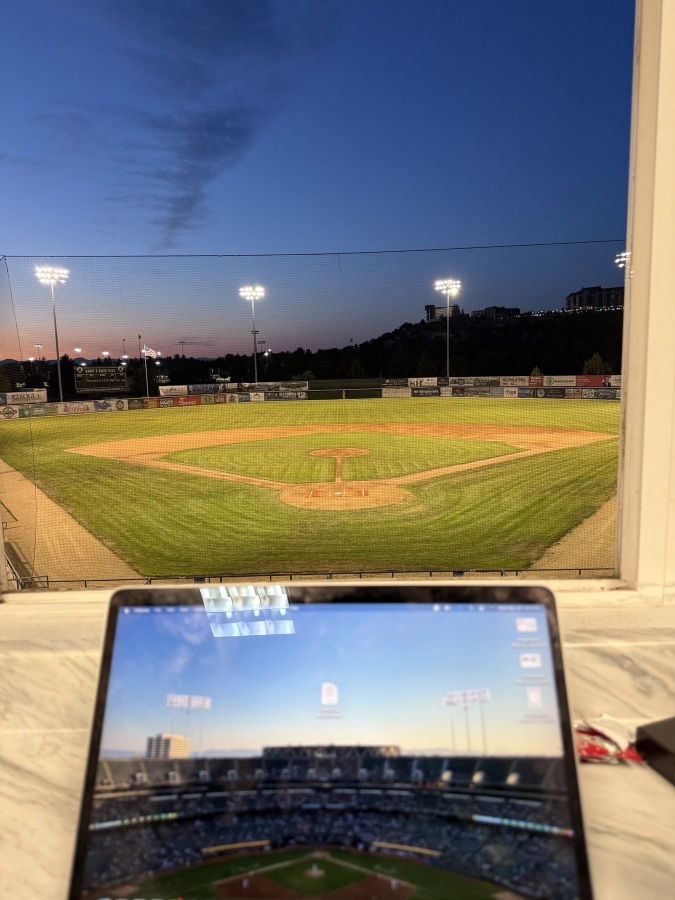
#> input picture assets/img/src/field_dusk.jpg, 1350 x 1800 px (shown at 1/2 size)
$ python build_pages.py
#> lines starting #> are read from the running program, lines starting #| are printed output that depends on the picture
"""Portfolio presentation layer: README banner and photos, the at-a-glance panel, and the
standard header and footer on every report page (see docs/report-standard.md).

    uv run python docs/build_pages.py            # rebuild assets and re-stamp every report
    uv run python docs/build_pages.py --check    # fail if a report is missing its header
    uv run python docs/build_pages.py --no-images --only <slug> <slug>   # re-stamp only these reports

The header and footer sit between marker comments, so re-running replaces them and never touches
the report's own text. Numbers in PAGES and GLANCE are copied from each report's own answer; when a
report's answer changes, change it here too (tests/test_portfolio_pages.py checks the structure).
Photos are my own (docs/photo-credits.md).
"""
from __future__ import annotations

import argparse
import re
import sys
import textwrap
import os
from pathlib import Path

ROOT = Path(__file__).resolve().parents[1]
REPORTS = ROOT / "reports"
ASSETS = ROOT / "assets"
PHOTOS = ASSETS / "photos"
REPO = "https://github.com/IForSureI/Dylan-Fanelli-Baseball-Analytics-Portfolio"

PAPER, INK, MUTED, GREEN, CLAY = "#f6f3ec", "#1f1f1f", "#6b6b6b", "#1d5c3f", "#b4532a"

# ---------------------------------------------------------------------------------------------
# Photos: my own, from my playing and scouting years (docs/photo-credits.md).
# Sources live in assets/img/src/ (re-saved without location or camera data). Values: caption, and
# where to center the crop (x, y as fractions of the photo).
# ---------------------------------------------------------------------------------------------
PHOTO = {
    "field_day": ("Harry & David Field, Medford, Oregon, home of the Medford Rogues", (0.5, 0.47)),
    "field_dusk": ("Late nights at the ballpark, Harry & David Field", (0.5, 0.46)),
    "scouting": ("With the radar gun in the stands, Medford Rogues", (0.5, 0.42)),
    "allegheny": ("Allegheny College", (0.55, 0.42)),
    "oxy": ("Occidental College", (0.55, 0.45)),
    "rogues": ("Medford Rogues", (0.5, 0.40)),
    "umass": ("UMass Amherst", (0.42, 0.5)),
}
CAREER = ["allegheny", "oxy", "rogues", "umass"]
TRIM = {"field_dusk": (0, 0, 0.91, 1)}  # (left, top, right, bottom): cut the press-box window frame

# Report pages in reading order (the README's research table). Answers are the README's, which
# are the reports' own conclusions.
PAGES = [
    dict(slug="2026-bullpen-acquisition-memo", short="Bullpen memo", dept="GM and pro personnel",
         status="reviewed", tags=["decision memo", "contract pricing", "20-80 scouting"],
         question="Which reliever should the Rangers sign this winter, and at what price?",
         answer="Adrián Morejón: open at 4 years, $60M and walk away above $64M, the ceiling now that he has a qualifying offer (Nov. 2). He declined it on Nov. 17 and is a free agent. That lands him about one time in three, so Bryan Abreu, who costs no pick, is the likely signing.",
         club="One real offseason decision made the way a front office makes it: the target, the opening offer, the walk-away and the plan if he goes elsewhere. The [one-page version](2026-bullpen-one-page.md) is what a GM reads."),
    dict(slug="2026-league-pitch-familiarity", short="Pitch familiarity", dept="Advance scouting and in-game strategy",
         status="reviewed", tags=["mixed models", "Statcast", "original question"],
         question="Does a pitch lose effectiveness on a hitter the more of it he has seen?",
         answer="In association, yes, and it is specific to the pitch type: an earlier changeup or splitter in his earlier plate appearances today, in place of a pitch of another type, goes with 1.87 fewer whiff points on the next one. It is observational, and its placebo on later pitches is larger than the effect.",
         club="Tells a pitching coach which pitches spend down over a game and a series, and which ones keep their bite on the second and third look."),
    dict(slug="2026-shape-exposure", short="Shape exposure", dept="R&D",
         status="reviewed", tags=["pre-registered", "placebo test", "honest null"],
         question="Do hitters adapt to pitch shapes they have seen from other pitchers?",
         answer="The planned test can't say: the raw association replicated, then failed its own placebo. An exploratory follow-up finds a small recent effect, at most about 2 runs a club-season.",
         club="Shows how the department should handle a tempting result: write the test down first, run the placebo, and report what survives."),
    dict(slug="2026-exposure-aware-hook", short="Exposure-aware hook", dept="Manager and in-game strategy",
         status="reviewed", tags=["out-of-sample", "calibration", "decision rule"],
         question="Should what a hitter has seen change when the starter comes out?",
         answer="No. The per-pitch cost replicates out of sample but does not reach plate-appearance run value, and managers show no response to it either.",
         club="Saves a staff from adding a hook rule that would not win runs, with the calibration to show why."),
    dict(slug="2026-reliability-atlas", short="Reliability Atlas", dept="Every department that reads a number",
         status="reviewed", tags=["split-half reliability", "shrinkage", "replication"],
         question="Which numbers can you trust, and after how many pitches, swings or batted balls?",
         answer="Regressing beats raw numbers out of sample for 135 of the 147 metric groups that could be scored (of 157). Bat speed is half signal after about 3 swings; wOBA's fitted curve does not reach r = 0.5 until about 500 PA (an extrapolation).",
         club="One table every scout, coach and analyst can use to decide how much to believe a number and how far to regress it."),
    dict(slug="2026-pitch-design-levers", short="Pitch-design levers", dept="Player development",
         status="reviewed", tags=["development", "placebo test", "IDP"],
         question="Which pitch-design changes stick and pay?",
         answer="Four-seam ride is the best-supported lever (+1.62 whiff points per 2 in). Velocity's payoff fails a placebo, so selection or recovery isn't ruled out.",
         club="Points a pitching lab at the shape changes most likely to pay, and comes with an individual development plan format that tracks them."),
    dict(slug="2026-development-plan", short="Development plan", dept="Player development",
         status="reviewed", tags=["IDP", "power check", "worked example"],
         question="Is a development plan working, and how would a department know?",
         answer="On my hypothetical 2026 plan for Logan Gilbert, graded on his season through Sept. 27: four-seam velocity (late) and slider depth are on track. Slider whiffs are inconclusive, as the power check said before the season, and the usage guard is breached.",
         club="A plan with a number, a date, a sample floor and a guard for every priority, and a review that says keep, adjust or stop."),
    dict(slug="2026-il-early-warning", short="IL early warning", dept="Medical and performance staff",
         status="reviewed", tags=["out-of-sample", "alert rule", "MLB.TV, coded blind"],
         question="Does a drop in a pitcher's velocity or stuff, against his own regressed baseline, warn of an injured-list stint?",
         answer="Mostly late. A fastball 2+ mph below his baseline was followed by an arm IL stint within 14 days 10.4% of the time in 2026 (base rate 3.6%). The drop shows up in the last outing before the stint; two or three outings back it averages a tenth or two of a mph, inside one outing's noise. On the broadcast, 4 of the 17 flags that ended in an arm stint looked hurt; on the other 13 nobody left hurt. As a forecast, tracking data adds no detectable gain to role, workload and IL history (AUC +0.006, -0.021 to +0.032); the in-game fade and secondary-pitch velocity add nothing either, and a repeat-flag rule didn't hold on 2026.",
         club="A same-day trainer check that costs about five false alarms per club-season, worth most on the flags that look normal on TV, and a reason not to buy an injury forecast built on public pitch data. A public-data passion project; a club's own data would do better."),
    dict(slug="2026-roster-cba-engine", short="Roster and CBA engine", dept="Front office and payroll",
         status="reviewed", tags=["CBA", "luxury tax", "extension pricing"],
         question="Should the Pirates extend Paul Skenes before the CBA expires on Dec. 1?",
         answer="Open at about $200M in present value. Walk away above about $215M on FanGraphs' tiered price of a win, or about $200M on one flat price. Priced under both possible rule sets; the injury and cap odds are scenarios. The tax engine reproduces 2025 luxury-tax bills within $1 for eight of nine clubs.",
         club="A payroll and service-time engine checked against real tax bills, and an extension price that holds up under the next agreement."),
    dict(slug="2026-trade-network-rivals", short="Trade network", dept="Pro scouting and trades",
         status="reviewed", tags=["Neo4j", "network analysis", "rate ratios"],
         question="Who trades with whom?",
         answer="Division rivals trade at 0.56 times the rate of other pairs (0.49-0.65), and 52 of 60 rival pairs fall below expectation. The deadline is the one window where they come closer to normal.",
         club="Tells a trade desk which partners are realistic and when rivals are most willing to deal."),
    dict(slug="2026-front-office-ties", short="Front-office ties", dept="Pro scouting and trades",
         status="reviewed", tags=["Poisson models", "permutation test", "Neo4j"],
         question="Do front-office ties predict trade partners?",
         answer="Probably, modestly: about 14-18% more trades in seasons when decision-makers share front-office history (1.18, 1.04-1.34; p = 0.009 on the main dating rule, 0.044 to 0.059 on the August rule). For scale, division rivalry is -45%.",
         club="Adds one more input to a trade-partner list: whose decision-makers have worked together."),
    dict(slug="2026-gm-tree", short="GM tree", dept="Front office",
         status="reviewed", tags=["Neo4j", "PageRank", "career paths"],
         question="Whose front offices did today's heads of baseball operations come through?",
         answer="More came through Cleveland than any other club: 15 worked there before their first head job. Since 2009 the median head took 14 years from his first front-office job.",
         club="A map of how front offices hire and promote, built as a graph a department can query."),
    dict(slug="2026-morejon-pro-scouting-report", short="Pro scouting report", dept="Pro scouting",
         status="reviewed", tags=["20-80 scouting", "Statcast", "role and risk"],
         question="What would a pro scout write on the top free-agent reliever?",
         answer="Adrián Morejón: OFP 60, a B1 reliever for 2027. Sinker, changeup and four-seamer grade 70; the slider is 50 now and 55 future.",
         club="The report a pro scouting director reads before a bid, with the look still needed written out."),
    dict(slug="2026-advance-packet-tb", short="Advance packet", dept="Advance scouting and coaches",
         status="reviewed", tags=["advance scouting", "coach-facing", "English and Spanish"],
         question="How should a club pitch the Rays' lineup in the ALCS?",
         answer="Pitch in the zone and get outs on weak contact: the nine regulars missed on 19.9% of swings (league 25.1%) and did little damage on contact (.331 xwOBA).",
         club="Hitter-by-hitter cards plus a one-page [coach version](2026-advance-packet-tb-coach.md), also [in Spanish](2026-advance-packet-tb-coach-es.md)."),
    dict(slug="2027-arbitration-brief-smith", short="Arbitration: Smith", dept="Front office and arbitration",
         status="reviewed", tags=["arbitration", "comp pool", "win odds"],
         question="What should a club file in Cade Smith's first arbitration case?",
         answer="$4.65M, settle at $5.0-5.1M, and go to a hearing above $5.1M. The club wins at a $5.275M midpoint about 60% of the time (49% to 71% across the assumptions tested).",
         club="The club-side case from the comp pool to the walk point, under the CBA's criteria and what a panel can't hear."),
    dict(slug="2027-arbitration-brief-varland", short="Arbitration: Varland", dept="Front office and arbitration",
         status="reviewed", tags=["arbitration", "Super Two", "win odds"],
         question="Does the same method hold for a Super Two on another club?",
         answer="Yes. File $3.65M, settle between $3.7M and $3.8M (open at $3.7M), and go to a hearing above $3.8M; the club wins at a $3.85M midpoint about 61% of the time (40% to 77% across the assumptions tested; 40% if the panel reads only the 2020-26 market).",
         club="Shows the arbitration method travels: same rule, different club, a Super Two with four arbitration years."),
    dict(slug="2026-hitter-evaluation-torres", short="Hitter evaluation", dept="Pro personnel",
         status="reviewed", tags=["swing decisions", "bat tracking", "contract pricing"],
         question="Do good swing decisions last, and what is Gleyber Torres worth?",
         answer="Yes: decision value repeats year to year (r = 0.80). 1.50 WAR projected for 2027; sign at two years, $28-32M, walk away above $17M a year.",
         club="A free-agent hitter priced from the skill that repeats, with the bat-speed decline weighed against it."),
    dict(slug="2026-catcher-framing", short="Catcher framing", dept="Pro personnel and R&D",
         status="reviewed", tags=["Statcast", "benchmark vs Savant", "rule change"],
         question="How much is catcher framing worth, and did the ABS challenge system change it?",
         answer="My public model matches Baseball Savant's framing runs (r 0.92-0.98). In 2026, the first ABS challenge season, calls got clearly more predictable from location. Framing's spread per pitch fell 23% on my model and 10% on Savant's, after an 8-10% drop the year before, so the ABS share can't be pinned down yet. Patrick Bailey went from +27.6 to +3.3.",
         club="Discount a catcher's pre-2026 framing by 10-23% when pricing him, and measure challenge decisions without counting challenge wins twice."),
    dict(slug="2026-arozarena-swing-breakdown", short="Swing breakdown", dept="Pro personnel and hitting",
         status="reviewed", tags=["video, frame by frame", "pose estimation", "bat tracking", "MLB.TV"],
         question="Is Randy Arozarena's 2026 power real, and did his swing change?",
         answer="Not as power. The strikeout drop (26.9% to 21.6%) came from contact on two-strike chases (57% to 74%) with a shorter, slower swing, while hard-hit rate, barrels and bat speed fell and his .379 wOBA ran ahead of a .348 xwOBA. The league model chosen on training data puts his 2027 ISO at .169-.180. On 41 swings reviewed frame by frame on MLB.TV, his 2026 failures split among late fastballs, chased spin, and on-time swings with the wrong path; on high fastballs his bat got 4.7 mph slower.",
         club="Price the 2024-25 hitter, pitch him up and in, and make the high fastball the development ask; video used to name the move behind each number, with the camera's limits stated."),
    dict(slug="2026-mlb-draft-analytics", short="Draft analytics", dept="Amateur scouting",
         status="summary", tags=["pick values", "out-of-sample", "bonus pools"],
         question="What is a draft pick worth, and does a college stat line still beat the pick?",
         answer="Pick 1 is worth about $69M on average over six seasons and about $93M over the service-time window, counting bad seasons against the pick; from pick 11 on, about half the players return nothing or less. A college-stat model shows no gain over the pick on 2020-2023 classes.",
         club="Pick values and bonus-pool math for the draft room, and an honest read on what public college lines still add."),
    dict(slug="2027-market-board", short="Market board", dept="GM and pro personnel",
         status="open: scored as players sign", tags=["forecasting", "benchmark", "Brier score"],
         question="Can I call this winter's free-agent contracts better than MLB Trade Rumors, before they sign?",
         answer="38 dated calls (Nov. 23, 2026), scored against MLBTR's as players sign. Last winter's edge came from one player: without Kyle Tucker, my model and MLBTR were tied. This winter tests whether last winter's pattern repeats.",
         club="A forecast a front office can check: every call dated and frozen, every miss counted against the public benchmark."),
    dict(slug="2025-skubal-arsenal", short="Skubal arsenal", dept="Pitching and pro scouting",
         status="reviewed", tags=["arsenal analysis", "league context"],
         question="Was Tarik Skubal's 2025 change real?",
         answer="Yes, and the change was his: he ranked at the 80th-98th percentile on the changes while the league did not move. His changeup's 46.6% whiff rate (997 swings, 2024-25) is an observed rate, not a regressed one.",
         club="Separates a pitcher's real change from a league-wide or measurement shift before anyone pays for it."),
    dict(slug="2026-edge-board", short="Edge Board", dept="R&D and pro scouting",
         status="Oct. 17 run", tags=["league scan", "release tells", "projections"],
         question="What changed across the league this month?",
         answer="Release tells, 292 candidate in-season pitch changes in 2026, results beyond stuff, and next-season whiff projections that cut error 6.4% on a held-out season against a regressed baseline.",
         club="A list of leads for pro scouts and coaches. The toolkit rebuilds it monthly; this page shows the Oct. 17 run."),
    dict(slug="amateur/2027-draft-chris-levonas", short="Levonas report", dept="Amateur scouting",
         status="reviewed", tags=["20-80 scouting", "draft base rates"],
         question='What would an amateur scout write on one of the top college arms in the 2027 draft, from public data and public reporting alone?',
         answer='Chris Levonas, Wake Forest RHP: OFP 55, a No. 3-4 starter if his fastball command gets to average, with a high-leverage reliever as the fallback. Starter call: Needs Development. Risk: high. Round range: 1st round, picks 10-20, at full slot.',
         club='Put him on the preference list and send the first look to opening weekend in February 2027 with one job: fastball strikes and what he throws to left-handed hitters.'),
]
SUPPORT = {  # supporting pages: navigation back to their parent only
    "2026-bullpen-one-page": "2026-bullpen-acquisition-memo",
    "2026-advance-packet-tb-coach": "2026-advance-packet-tb",
    "2026-advance-packet-tb-coach-es": "2026-advance-packet-tb",
    "2026-shape-exposure-plan": "2026-shape-exposure",
    "2026-shape-exposure-followup-plan": "2026-shape-exposure",
    "2026-shape-exposure-dev-results": "2026-shape-exposure",
    "2026-shape-exposure-2026-results": "2026-shape-exposure",
}

# The at-a-glance panel: one headline number per study, with the study's own figure behind it.
GLANCE = [
    ("Bullpen memo", "$64M", "the most to bid on Morejón at 4 years, now that he has a qualifying offer", "2026-bullpen-acquisition-memo.png"),
    ("Reliability Atlas", "135 of 147", "metric groups where regressing beats raw numbers out of sample", "2026-reliability-atlas.png"),
    ("Pitch familiarity", "-1.87", "whiff points on the next changeup or splitter when an earlier one today replaced another pitch", "2026-league-pitch-familiarity.png"),
    ("Pitch-design levers", "+1.62", "whiff points per 2 in of four-seam ride, the best-supported lever", "2026-pitch-design-levers.png"),
    ("Skenes extension", "$200M", "opening offer in present value; walk away above $215M on tiered prices, about $200M on a flat one", "2026-skenes-extension-band.png"),
    ("Trade network", "0.56x", "how often division rivals trade, relative to other pairs", "2026-trade-network-rivals.png"),
    ("GM tree", "15", "future heads of baseball operations worked in Cleveland before their first head job", "2026-gm-tree.png"),
    ("Arbitration", "60%", "club's chance at a hearing at a $5.275M midpoint (Cade Smith; player's $5.9M filing inferred)", "2027-arbitration-brief-smith.png"),
]

H0, H1 = "<!-- portfolio:header -->", "<!-- /portfolio:header -->"
G0, G1 = "<!-- portfolio:glance -->", "<!-- /portfolio:glance -->"
F0, F1 = "<!-- portfolio:footer -->", "<!-- /portfolio:footer -->"


def _badge(label, msg, color):
    enc = lambda t: t.replace("-", "--").replace("_", "__").replace(" ", "%20").replace("/", "%2F").replace("+", "%2B")
    return f'<img src="https://img.shields.io/badge/{enc(label)}-{enc(msg)}-{color}" alt="{label}: {msg}">'


# [4 lines left out: function _strip_blocks, not called in this run]


def _money(s: str) -> str:
    """GitHub reads '$4.65M ... $5.0M' on one line as inline math; escape currency dollar signs."""
    return re.sub(r"(?<!\\)\$(?=\d)", r"\\$", s)


# [38 lines left out: function stamp_reports, not called in this run]


def build_images() -> None:
    from PIL import Image, ImageDraw, ImageFilter, ImageFont

    # [7 lines left out: function font, not called in this run]

    from matplotlib import font_manager as fm
    def find(family, weight="normal"):
        try:
            return fm.findfont(fm.FontProperties(family=family, weight=weight), fallback_to_default=True)
        except Exception:
            return fm.findfont("DejaVu Sans")
    black = find("Inter Display", "black")
    reg = find("Inter")
    semi = find("Inter", "semibold")

    IMG = ASSETS / "img"
    SRC = IMG / "src"

    def open_src(key):
#> called with key = 'field_dusk'
        im = Image.open(SRC / f"{key}.jpg").convert("RGB")
#> im is the input picture: PIL image 1350x1800 RGB; mean R, G, B 116.2, 116.4, 114.7
        if key in TRIM:
            l, t, r, b = TRIM[key]
            im = im.crop((int(l * im.width), int(t * im.height), int(r * im.width), int(b * im.height)))
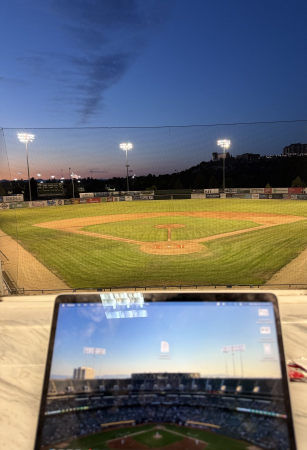
#> im: PIL image 1228x1800 RGB (shown at 1/4 size); mean R, G, B 108.1, 110.7, 112.4
        return im

    def crop(im, w, h, cx, cy):
        """Scale to cover w x h, then crop around (cx, cy)."""
#> called with w = 1600, h = 420, cx = 0.5, cy = 0.46
        im = im.convert("RGB")
        s = max(w / im.width, h / im.height)
        im = im.resize((round(im.width * s), round(im.height * s)), Image.LANCZOS)
#> im: PIL image 1600x2345 RGB
        x = int(max(0, min(im.width - w, cx * im.width - w / 2)))
        y = int(max(0, min(im.height - h, cy * im.height - h / 2)))
        return im.crop((x, y, x + w, y + h))
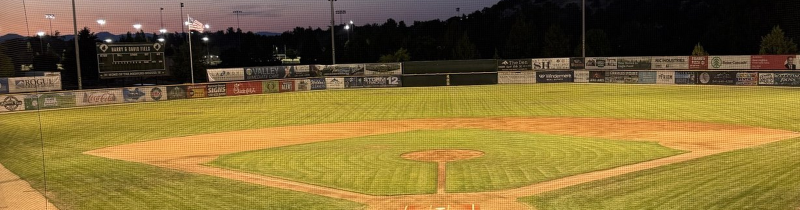
#> returned value: PIL image 1600x420 RGB (shown at 1/2 size); mean R, G, B 127.8, 105.9, 52.7
#> (the rest of the program and of its run is left out)
